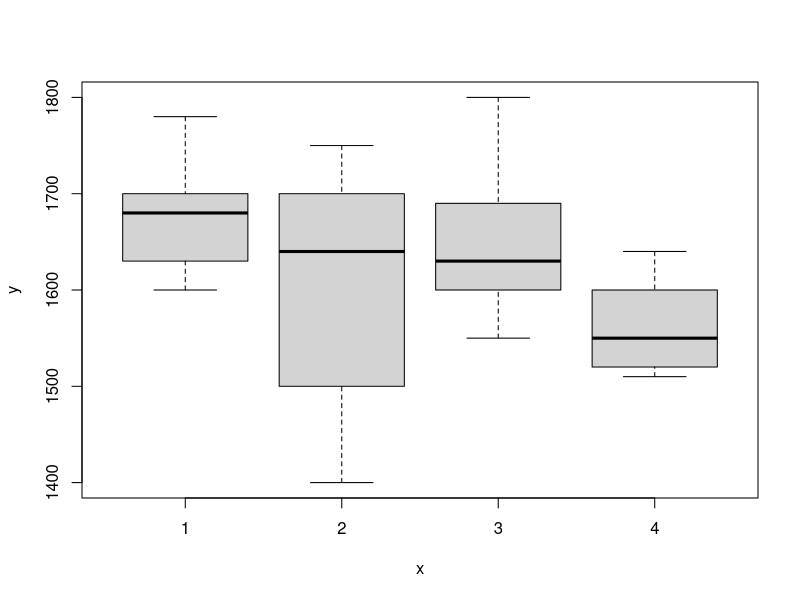

Generate this figure with R:
y<-c(1600, 1610, 1650, 1680, 1700, 1700, 1780, 1500, 1640, 
     1400, 1700, 1750, 1640, 1550, 1600, 1620, 1640, 1600, 
     1740, 1800, 1510, 1520, 1530, 1570, 1640, 1600)
f<-factor(c(rep(1,7),rep(2,5), rep(3,8), rep(4,6)))
plot(f,y)